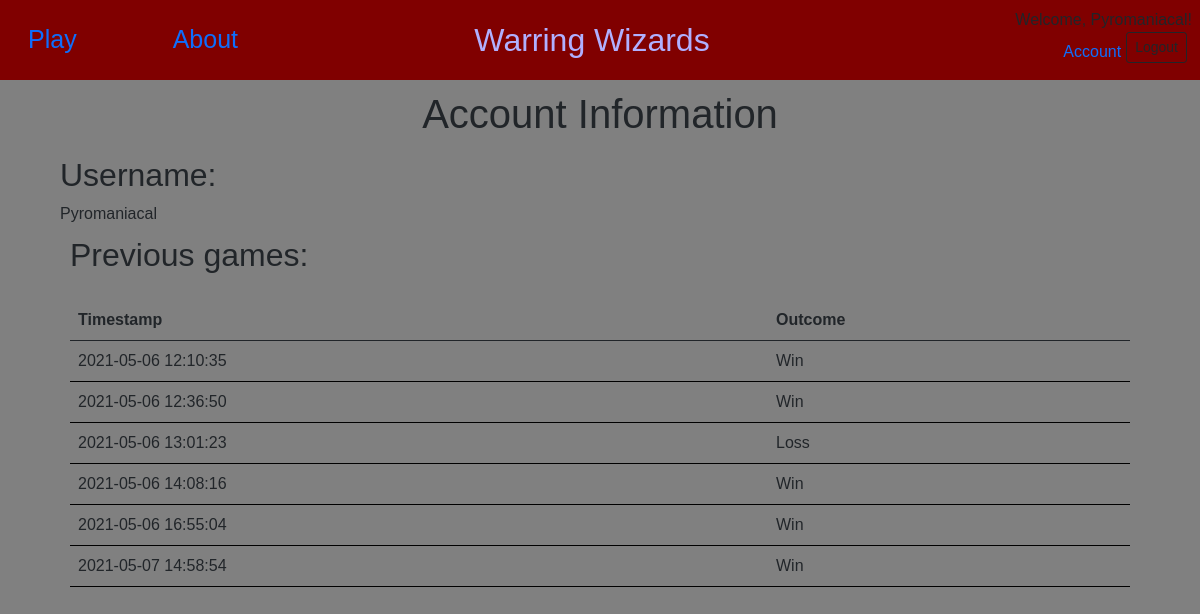
Screenshot of /account (signed in) with the database file from the repository.
### tables this page shows
CREATE TABLE users (id integer primary key autoincrement , username varchar(50), password_hash varchar(50), is_administrator INTEGER DEFAULT 0, can_create_games INTEGER DEFAULT 0);

CREATE TABLE players (
	id INTEGER PRIMARY KEY AUTOINCREMENT,
	user_id REAL,
	game_id REAL,
	hp REAL,
	max_hp REAL,
	heal REAL,
	armor REAL,
	attack REAL,
	income REAL,
	coins REAL,
	energy REAL,
	energy_increase REAL,
	energy_acceleration REAL,
    timestamp DATETIME DEFAULT CURRENT_TIMESTAMP, is_alive INTEGER DEFAULT 1, is_archived INTEGER DEFAULT 0,
	FOREIGN KEY (user_id)
		REFERENCES users (id),
	FOREIGN KEY (game_id)
		REFERENCES games(id)
);

CREATE TABLE games (
id INTEGER PRIMARY KEY AUTOINCREMENT,
timestamp DATETIME DEFAULT CURRENT_TIMESTAMP,
user_id INTEGER NOT NULL, can_join INTEGER, available_slots INTEGER DEFAULT 0, is_archived INTEGER DEFAULT 0, wait_time INTEGER DEFAULT 150,
FOREIGN KEY (user_id)
REFERENCES users (id)
);

### app.py (the view)
@app.route("/account", methods = ["GET"])
@login_required
def account():
    previous_games = get_previous_games(current_user)
    return render_template("account.html", previous_games = previous_games)

### app.py (called while the page is built)
@login_manager.user_loader
def load_user(user_id):
    return get_user_by_id(user_id, is_authenticated = True)

### static/database/repositories/GameRepository.py (called while the page is built)
def get_previous_games(user):
    return GameConnection().get_previous_games(user.get_id())

### static/database/repositories/UserRepository.py (called while the page is built)
def get_user_by_id(id, is_authenticated = False):
    user = User(id = id, is_authenticated = is_authenticated)
    if user.get_attributes_by_id():
        return user
    else:
        return None

### templates/account.html (shortened to what this page needs)
{% extends "layoutmainpages.html" %}
{% block body %}
    <h1>
        Account Information
    </h1>
    <div class="padded-section">
        <div>
            <h2>
                Username:
            </h2>
            <div>
                {{ current_user.get_username() }}
            </div>
        </div>
        <div class="padded-section">
            <h2>
                Previous games:
            </h2>
            <table class="table">
                <thead>
                    <tr>
                        <th scope="col">
                            Timestamp
                        </th>
                        <th scope="col">
                            Outcome
                        </th>
                    </tr>
                </thead>
                <tbody>
                {% for game in previous_games %}
                    <tr>
                        <td>
                            {{ game.timestamp }}
                        </td>
                        <td>
                            {% if game.is_alive %}
                                Win
                            {% else %}
                                Loss
                            {% endif %}
                        </td>
                    </tr>
                {% endfor %}
                </tbody>
            </table>
        </div>
    </div>
{% endblock %}

### static/css/styles.css (style rules this page uses)
h1 { text-align: center; }
table { margin-top: 25px; margin-bottom: 50px; }
tbody, td, tfoot, th, thead, tr { border-color: black; }
.standard_body { background-image: url('/static/parchmentbackgroundimage.jpg'); background-color: gray; font-family: Luminari, "Brush Script MT", sans-serif; margin-top: 0px; margin-left: 0px; margin-right: 0px; }
.padded-section { padding: 10px; }

### rows the page displays
users: get_username "Pyromaniacal"
players: timestamp "2021-05-06 12:10:35", is_alive "Win"
players: timestamp "2021-05-06 12:36:50", is_alive "Win"
players: timestamp "2021-05-06 13:01:23", is_alive "Loss"
players: timestamp "2021-05-06 14:08:16", is_alive "Win"
players: timestamp "2021-05-06 16:55:04", is_alive "Win"
players: timestamp "2021-05-07 14:58:54", is_alive "Win"
